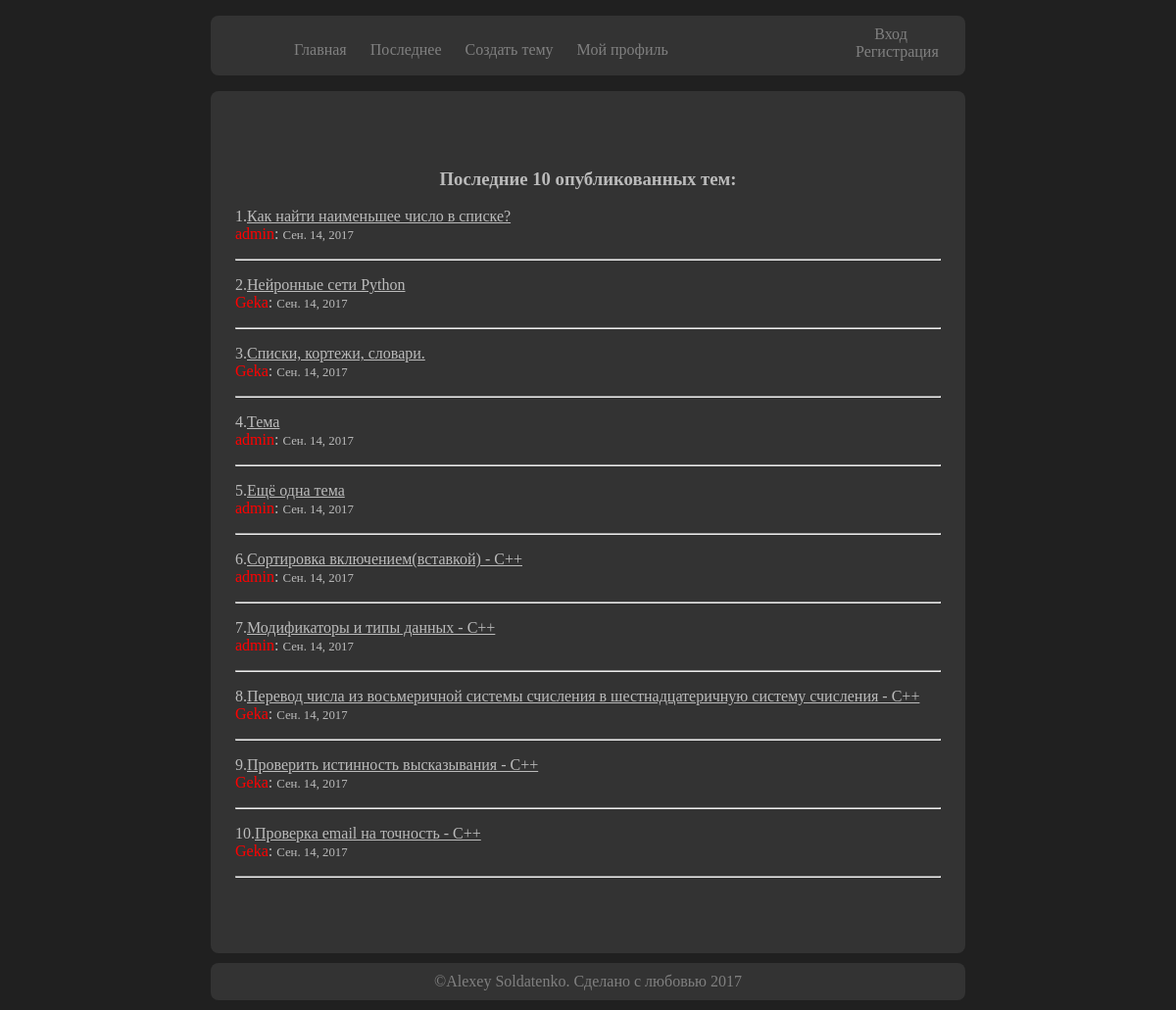
The page /last_topics on the database its author committed.
### topics/models.py (models this page shows, shortened)
class Topics(models.Model):
	section_name = models.ForeignKey(Sections, default='other')
	subsection_name = models.ForeignKey(Subsection, default='other')
	topic_name = models.CharField(max_length=300)
	date = models.DateField()
	author_name = models.CharField(max_length=100)
	context = models.TextField()

### topics/views.py (the view)
# urls.py: url(r'last_topics', 'topics.views.display_last_topics'),
def display_last_topics(request):
	topics = Topics.objects.all().order_by('-date')[:10]
	return render(request, 'last_topics.html', {'topics': topics})

### templates/last_topics.html
{%extends "base.html"%}
{%load staticfiles%}
{%block log_user%}
{%if user.is_anonymous%}
{{block.super}}
{%elif user.is_active%}
<div style="margin-top: 18%">
<a title="Выйти" style="color:white; font-size: 1.2em" href="/logout">{{user.username}}</a>
</div>
{%else%}
{{block.super}}
{%endif%}
{%endblock%}
{%block content%}
<div class="content">
<h3 style="text-align: center">Последние 10 опубликованных тем:</h3>
{%for topic in topics%}
<p>{{forloop.counter}}.<a href="topic/{{topic.id}}">{{topic.topic_name}}</a><br>
<span style="color:red">{{topic.author_name}}</span>:
<span style="font-size: 0.8em">{{topic.date}}</span></p><hr>
{%endfor%}
</div>
{%endblock%}
{%block footer%}
{{block.super}}
{%endblock%}

### static/base.css (style rules this page uses)
body { margin: 0; padding: 0; background: #202020; color: #808080; }
.content { border-radius: 8px; width: 60%; min-height: 100vh; margin: 6px auto 10px auto; padding: 60px 25px 20px; background: #333; color: #bbb; }
.content a { color: inherit; }

### rows shown on the page
Topics: topic_name "Как найти наименьшее число в списке?", author_name "admin", date "Сен. 14, 2017"
Topics: topic_name "Нейронные сети Python", author_name "Geka", date "Сен. 14, 2017"
Topics: topic_name "Списки, кортежи, словари.", author_name "Geka", date "Сен. 14, 2017"
Topics: topic_name "Тема", author_name "admin", date "Сен. 14, 2017"
Topics: topic_name "Ещё одна тема", author_name "admin", date "Сен. 14, 2017"
Topics: topic_name "Сортировка включением(вставкой) - C++", author_name "admin", date "Сен. 14, 2017"
Topics: topic_name "Модификаторы и типы данных - C++", author_name "admin", date "Сен. 14, 2017"
Topics: topic_name "Перевод числа из восьмеричной системы счисления в шестнадцатеричную систему счисления - C++", author_name "Geka", date "Сен. 14, 2017"
Topics: topic_name "Проверить истинность высказывания - C++", author_name "Geka", date "Сен. 14, 2017"
Topics: topic_name "Проверка email на точность - C++", author_name "Geka", date "Сен. 14, 2017"
